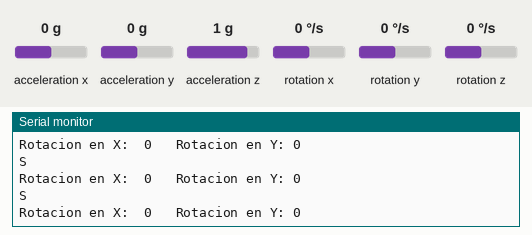
This sketch was run on a simulated Arduino Uno, built with avr-gcc and run on an emulated ATmega328P. On the bench: the last lines printed to the serial monitor. Inputs (shaded band) come from the test bench; at power-on: acceleration x 0 g, acceleration y 0 g, acceleration z 1 g, rotation x 0 °/s, rotation y 0 °/s, rotation z 0 °/s.

Above: at 2.2 s.
2.3 s: acceleration x set to -1.4 g
At 2.9 s:
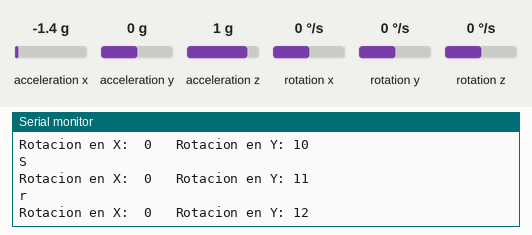
4.4 s: acceleration y set to -1.4 g
At 5.35 s:
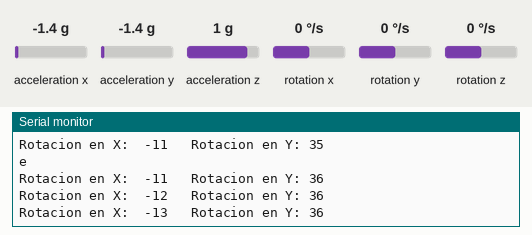
7.4 s: acceleration z set to -1.4 g
At 7.43 s:
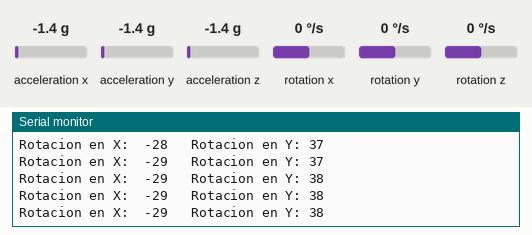
10.4 s: rotation x set to -192 °/s
At 10.43 s:
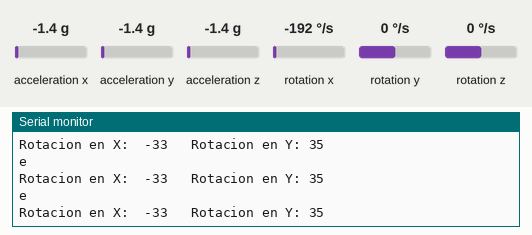
13.4 s: rotation y set to -192 °/s
At 13.41 s:
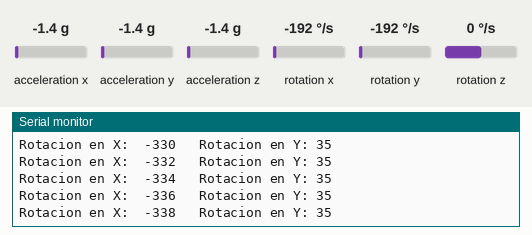
15.4 s: rotation x set to 192 °/s
At 15.4 s:
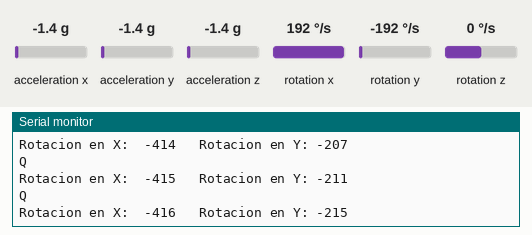
Timing chart, 0 to 18.4 s (numbered marks = the images above; inputs shaded):
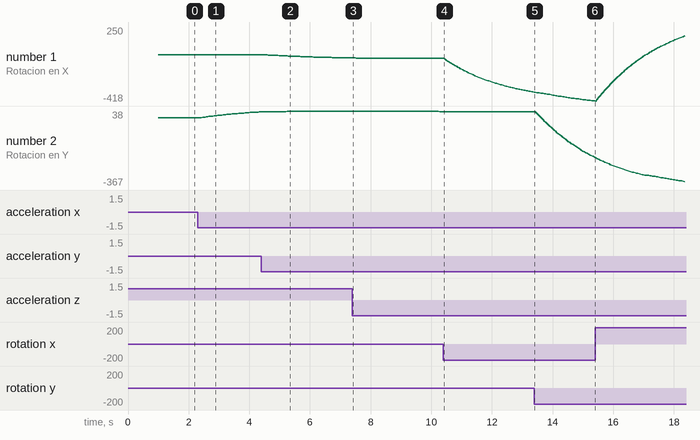

The sketch:

glove-mpu-adjust.ino
```cpp
/*
 *
 * Autor: Eduardo J. Fórneas Lence - Innovanube de Computación SL
 *
 * comprobar que un par de BT-05 emparejados envían y reciben datos
 *
 * el proceso se comprueba en tres pasos:
 *
 * 1) a través del terminal serie enviamos datos que son leídos por BT_master
 * 2) BT_master envia los datos recibidos a BT_slave
 * 3) BT_slave envía los datos recibidos al monitor serial cerrando el circuito de comunicación
 *
 *  detalles del pineado de la placa (Arduino UNO)
 *
 *  pin 10 -> al pin BT master (RX)
 *  pin 11 -> al pin BT master (TX)
 *  pin  2 -> al pin BT slave  (TX)
 *  pin  3 -> al pin BT slave  (RX)
 *
 *  ambos deben tener suministro de corriente y deben estar en modo no programable, una vez terminada la tarea de
 *  emparejamiento, los leds de ambos módulos deben parpadear dos veces cada 2 segundos (aprox.) el módulo master
 *  primero y el slave después nada más aplicar corriente al circuito
 *
 *  prueba de concepto, se lee un IMU y se envía a través de un bluetooth maestro a uno esclavo,
 *  la lectura aparecerá en le puerto serie
 *
*/

#include "I2Cdev.h"
#include "MPU6050.h"
#include "Wire.h"

/*
 *
 *  if (0 <= x && x <= 3) // between
 *  if (y < 0 || 10 < y) // outside
 */
#define between(x, a, b)  (((a) <= (x)) && ((x) <= (b)))
#define outside(x, a, b)  (((x) < (a)) || ((b) < (x)))
#define DEBUGER  true
#define ARRAY_BT_COMMANDS 25

String bt_commands[ ARRAY_BT_COMMANDS ] = { "S", "f", "F", "b", "B", "r", "R", "l", "L", "q", "Q", "z", "Z", "e", "E", "c", "C", "u", "U", "d", "D", "1", "2", "3", "4" };

 // variación mínima para un cambio de valor de lectura
const float min_variation = 0.50 ;

const int mpuAddress = 0x68;  // Puede ser 0x68 o 0x69
MPU6050 mpu(mpuAddress);

// la constante limita el ángulo de cambio de comando fF, bB, lL, rR, etc.
const int chg_limit = 35 ;
// ángulo a partir del cual no genera comando
const int u_limit = 55 ;
// ángulo (máximo y mínimo) que se considera "plano" en parada (stop) --> no acción
const int death_angle = 10 ;

int ax, ay, az;
int gx, gy, gz;

long tiempo_prev;
float dt;
float ang_x, ang_y;
float ang_x_prev, ang_y_prev;

int value_code = 0 ;
char char_value ;

void updateFiltered()
{
   dt = (millis() - tiempo_prev) / 1000.0;
   tiempo_prev = millis();

   //Calcular los ángulos con acelerometro
   float accel_ang_x = atan(ay / sqrt(pow(ax, 2) + pow(az, 2))) * (180.0 / 3.14);
   float accel_ang_y = atan(-ax / sqrt(pow(ay, 2) + pow(az, 2))) * (180.0 / 3.14);

   //Calcular angulo de rotación con giroscopio y filtro complementario
   ang_x = 0.98 * (ang_x_prev + (gx / 131)*dt) + 0.02 * accel_ang_x;
   ang_y = 0.98 * (ang_y_prev + (gy / 131)*dt) + 0.02 * accel_ang_y;

/*
  if ( ang_x_prev == 0 || ang_y_prev == 0 ) {
    ang_x_prev = ang_x;
    ang_y_prev = ang_y;
  } else {
    if ( ( ang_x + min_variation ) < ang_x_prev || ( ang_x - min_variation ) > ang_x_prev ) {
      ang_x_prev = ang_x;
    }

    if ( ( ang_y + min_variation ) < ang_y_prev || ( ang_y - min_variation ) > ang_y_prev ) {
      ang_y_prev = ang_y;
    }
  }
*/

  ang_x_prev = ang_x;
  ang_y_prev = ang_y;

}


void setup()
{

  Serial.begin(9600);           // Inicializamos  el puerto serie
  while (!Serial) {
    ;
  }

  if ( DEBUGER) { Serial.println( "Listo!" ) ; }

  /*
   * inicializar wire, esto nos permite leer y escribir en dispositivos i2c
  */
  Wire.begin();
  mpu.initialize();
  if ( DEBUGER ) { Serial.println(mpu.testConnection() ? F("IMU iniciado correctamente") : F("Error al iniciar IMU")); }
  delay( 1000 ) ;  // estabilización de la lectura

}

void loop()
{

  /*
  * Leer las aceleraciones y velocidades angulares
  */
  mpu.getAcceleration(&ax, &ay, &az);
  mpu.getRotation(&gx, &gy, &gz);

  updateFiltered();

  // despreciar la parte decimal de los ángulos
  ang_x = int( ang_x ) ;
  ang_y = int( ang_y ) ;

  /*
  *  depurar la lectura del IMU
  */

  if ( DEBUGER ) {
    Serial.print(F("Rotacion en X:  "));
    Serial.print( int( ang_x ) );
    Serial.print(F("\t Rotacion en Y: "));
    Serial.println( int( ang_y ) );
  }

  delay( 10 );

  /*
  * dependiendo de las lecturas en los ejes x e y enviaremos un caracter a través del bluetooth maestro con la
  * siguiente codificación
  *
  *     s   stop
  *     S   stop
  *     f   forward
  *     F   forward rápido
  *     b   backward
  *     B   backward rápido
  *     r   right
  *     R   right rápido
  *     l   left
  *     L   left rápido
  *     u   up
  *     U   up rápido
  *     d   down
  *     D   down rápido
  *     q   adelante izquierda
  *     Q   adelante izquierda rápido
  *     z   atrás izquierda
  *     Z   atrás izquierda rápido
  *     e   adelante derecha
  *     E   adelante derecha rápìdo
  *     c   atrás derecha
  *     C   atrás derecha ráapido
  *     1   botón 1
  *     2   botón 2
  *     3   botón 3
  *     4   botón 4
  *
  *     los botones deberán ser hardware agregado al arduino micro controlador
  */

  // parar
  if ( between( ang_x, death_angle * (-1), death_angle ) && between( ang_y, death_angle * (-1), death_angle ) ) {
    if ( DEBUGER ) { Serial.println( "S" ) ; }
  }

  // hacia adelante - forward
  if ( ( ang_x < death_angle * (-1) && ang_x > chg_limit * (-1) ) && between( ang_y, death_angle * (-1), death_angle ) ) {
    if ( DEBUGER ) { Serial.println( "f" ) ; }
  }

  // adelante rápido
  if ( ( ang_x > u_limit * (-1) && ang_x <= chg_limit * (-1) ) && between( ang_y, death_angle * (-1), death_angle ) ) {
    if ( DEBUGER ) { Serial.println( "F" ) ; }
  }

  // hacia atrás
  if ( ( ang_x > death_angle && ang_x <= chg_limit ) && between( ang_y, death_angle * (-1), death_angle ) ) {
    if ( DEBUGER ) { Serial.println( "b" ) ; }
  }

  // atrás rápido
  if ( ( ang_x >= chg_limit + 1  && ang_x <= u_limit ) && between( ang_y, death_angle * (-1), death_angle ) ) {
    if ( DEBUGER ) { Serial.println( "B" ) ; }
  }

  // derecha
  if ( between( ang_x, death_angle * (-1), death_angle ) && ( ang_y > death_angle && ang_y <= chg_limit ) ) {
    if ( DEBUGER ) { Serial.println( "r" ) ; }
  }

  // derecha rápido
  if ( between( ang_x, death_angle * (-1), death_angle ) && ( ang_y >= chg_limit + 1 && ang_y <= u_limit) ) {
    if ( DEBUGER ) { Serial.println( "R" ) ; }
  }

  // izquierda
  if ( between( ang_x, death_angle * (-1), death_angle ) && ( ang_y < death_angle * (-1) && ang_y > chg_limit * (-1) ) ) {
    if ( DEBUGER ) { Serial.println( "l" ) ; }
  }

  // izquierda rápido
  if ( between( ang_x, death_angle * (-1), death_angle ) && ( ang_y > u_limit * (-1) && ang_y_prev <= chg_limit * (-1) ) ) {
    if ( DEBUGER ) { Serial.println( "L" ) ; }
  }

  // adelante izquierda lento
  if ( ( ang_x < death_angle * (-1) && ang_x > chg_limit * (-1) ) && ( ang_y < death_angle * (-1) && ang_y > chg_limit * (-1) ) ) {
    if ( DEBUGER ) { Serial.println( "q" ) ; }
  }

  // adelante izquierda rápido
  if ( ( ang_x <= chg_limit * (-1) ) && ( ang_y <= chg_limit * (-1) ) ) {
    if ( DEBUGER ) { Serial.println( "Q" ) ; }
  }

  // atrás izquierda lento
  if ( ( ang_x > death_angle && ang_x <= chg_limit ) && ( ang_y < death_angle * (-1) && ang_y > chg_limit * (-1) ) ) {
    if ( DEBUGER ) { Serial.println( "z" ) ; }
  }

  // atrás izquierda rápido
  if ( ( ang_x > chg_limit + 1 ) && ( ang_y <= chg_limit * (-1) ) ) {
    if ( DEBUGER ) { Serial.println( "Z" ) ; }
  }

  // adelante derecha lento
  if ( ( ang_x < death_angle * (-1) && ang_x > chg_limit * (-1) ) && ( ang_y > death_angle && ang_y <= chg_limit ) ) {
    if ( DEBUGER ) { Serial.println( "e" ) ; }
  }

  // adelante derecha rápido
  if ( ( ang_x <= chg_limit * (-1) ) && ( ang_y >= chg_limit + 1 ) ) {
    if ( DEBUGER ) { Serial.println( "E" ) ; }
  }

  // atrás derecha lento
  if ( ( ang_x > death_angle && ang_x <= chg_limit ) && ( ang_y > death_angle && ang_y <= chg_limit ) ) {
    if ( DEBUGER ) { Serial.println( "c" ) ; }
  }

  // atrás derecha rápido
  if ( ( ang_x > chg_limit + 1 ) && ( ang_y > chg_limit + 1 ) ) {
    if ( DEBUGER ) { Serial.println( "C" ) ; }
  }

}

/*
  // parar
  if ( between( ang_x, -2, 2 ) && between( ang_y, -2, 2 ) ) {
    new_cmd = bt_commands[0] ;
  }

  // hacia adelante - forward
  if ( ( ang_x < -2 && ang_x > -15 ) && between( ang_y, -2, 2 ) ) {
    new_cmd = "f" ;
  }

  // adelante rápido
  if ( ( ang_x > -40 && ang_x <= -15 ) && between( ang_y, -2, 2 ) ) {
    new_cmd = "F" ;
  }

  // hacia atrás
  if ( ( ang_x > 2 && ang_x <= 15 ) && between( ang_y, -2, 2 ) ) {
    new_cmd = "b" ;
  }

  // atrás rápido
  if ( ( ang_x >= 16  && ang_x <= 40 ) && between( ang_y, -2, 2 ) ) {
    new_cmd = "B" ;
  }

  // derecha
  if ( between( ang_x, -2, 2 ) && ( ang_y > 2 && ang_y <= 15 ) ) {
    new_cmd = "r" ;
  }

  // derecha rápido
  if ( between( ang_x, -2, 2 ) && ( ang_y >= 16 && ang_y <= 40 ) ) {
    new_cmd = "R" ;
  }

  // izquierda
  if ( between( ang_x, -2, 2 ) && ( ang_y < -2 && ang_y > -15 ) ) {
    new_cmd = "l" ;
  }

  // izquierda rápido
  if ( between( ang_x, -2, 2 ) && ( ang_y > -40 && ang_y_prev <= -15 ) ) {
    new_cmd = "L" ;
  }

  // adelante izquierda lento
  if ( ( ang_x < -2 && ang_x > -15 ) && ( ang_y < -2 && ang_y > -15 ) ) {
    new_cmd = "q" ;
  }

  // adelante izquierda rápido
  if ( ( ang_x <= -15 ) && ( ang_y <= -15 ) ) {
    new_cmd = "Q" ;
  }

  // atrás izquierda lento
  if ( ( ang_x > 2 && ang_x <= 15 ) && ( ang_y < -2 && ang_y > -15 ) ) {
    new_cmd = "z" ;
  }

  // atrás izquierda rápido
  if ( ( ang_x > 16 ) && ( ang_y <= -15 ) ) {
    new_cmd = "Z" ;
  }

  // adelante derecha lento
  if ( ( ang_x < -2 && ang_x > -15 ) && ( ang_y > 2 && ang_y <= 15 ) ) {
    new_cmd = "e" ;
  }

  // adelante derecha rápido
  if ( ( ang_x <= -15 ) && ( ang_y >= 16 ) ) {
    new_cmd = "E" ;
  }

  // atrás derecha lento
  if ( ( ang_x > 2 && ang_x <= 15 ) && ( ang_y > 2 && ang_y <= 15 ) ) {
    new_cmd = "c" ;
  }

  // atrás derecha rápido
  if ( ( ang_x > 16 ) && ( ang_y > 16 ) ) {
    new_cmd = "C" ;
  }

 */
```

Measured:
- after the input at 2.3 s, the serial monitor: prints a new line after 0.08 s (image 1)
- after the input at 4.4 s, the serial monitor: prints a new line after 0.14 s (image 2)
- plotted number 1: 0 → -29 after the input at 4.4 s, -33 → -338 after the input at 10.4 s
- plotted number 2: 0 → 33 after the input at 2.3 s
